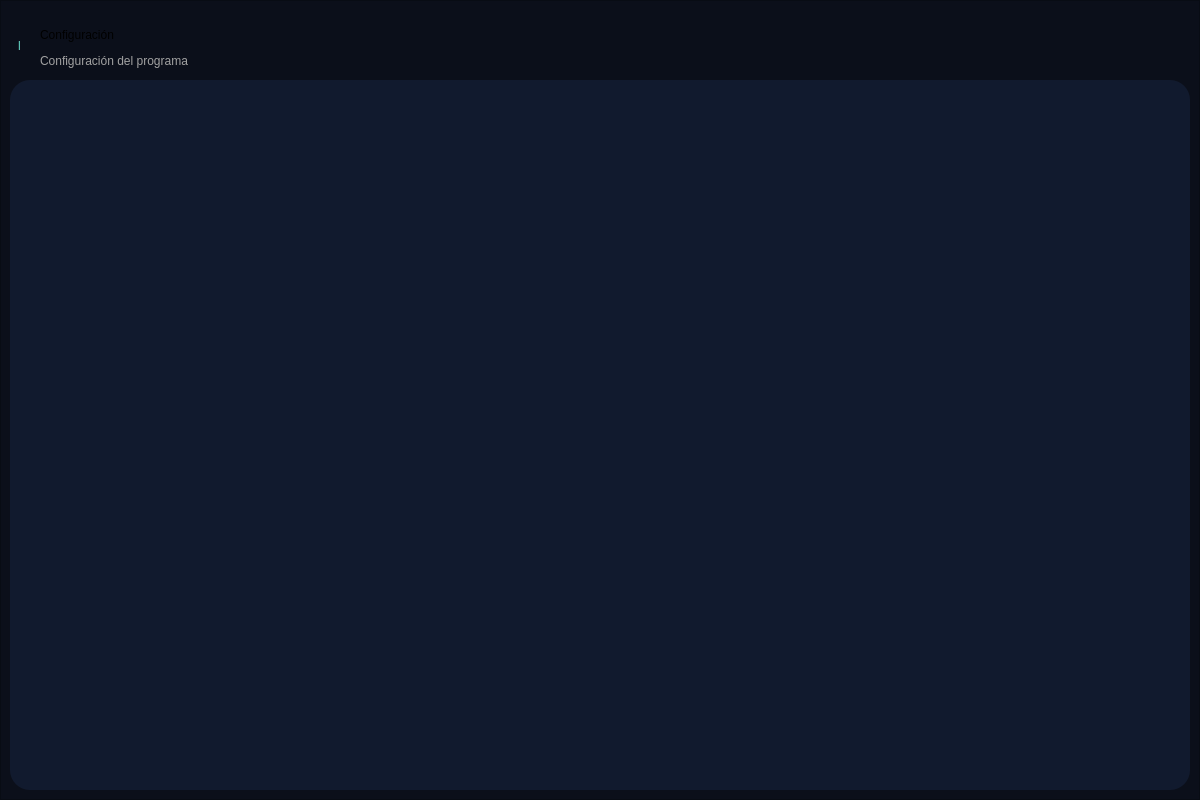
<?xml version="1.0" encoding="UTF-8"?>
<ui version="4.0">
 <class>Frm_Configuracion</class>
 <widget class="QWidget" name="Frm_Configuracion">
  <property name="geometry">
   <rect>
    <x>0</x>
    <y>0</y>
    <width>1200</width>
    <height>800</height>
   </rect>
  </property>
  <property name="windowTitle">
   <string>Form</string>
  </property>
  <property name="layoutDirection">
   <enum>Qt::LayoutDirection::RightToLeft</enum>
  </property>
  <layout class="QVBoxLayout" name="verticalLayout">
   <property name="spacing">
    <number>1</number>
   </property>
   <property name="leftMargin">
    <number>0</number>
   </property>
   <property name="topMargin">
    <number>0</number>
   </property>
   <property name="rightMargin">
    <number>0</number>
   </property>
   <property name="bottomMargin">
    <number>0</number>
   </property>
   <item>
    <widget class="QFrame" name="frame_Container">
     <property name="styleSheet">
      <string notr="true">background-color: rgb(11, 15, 26);</string>
     </property>
     <property name="frameShape">
      <enum>QFrame::Shape::StyledPanel</enum>
     </property>
     <property name="frameShadow">
      <enum>QFrame::Shadow::Raised</enum>
     </property>
     <layout class="QVBoxLayout" name="verticalLayout_9">
      <item>
       <widget class="QFrame" name="frame_head">
        <property name="maximumSize">
         <size>
          <width>16777215</width>
          <height>100</height>
         </size>
        </property>
        <property name="toolTip">
         <string/>
        </property>
        <property name="frameShape">
         <enum>QFrame::Shape::NoFrame</enum>
        </property>
        <property name="frameShadow">
         <enum>QFrame::Shadow::Raised</enum>
        </property>
        <widget class="QLabel" name="lb_pantalla">
         <property name="geometry">
          <rect>
           <x>30</x>
           <y>10</y>
           <width>350</width>
           <height>30</height>
          </rect>
         </property>
         <property name="styleSheet">
          <string notr="true">font: 700 20pt &quot;Arial&quot;;</string>
         </property>
         <property name="text">
          <string>Configuración</string>
         </property>
        </widget>
        <widget class="QLabel" name="lb_descripcion">
         <property name="geometry">
          <rect>
           <x>30</x>
           <y>40</y>
           <width>280</width>
           <height>21</height>
          </rect>
         </property>
         <property name="styleSheet">
          <string notr="true">font: 12pt &quot;Arial&quot;;
color: rgb(161, 161, 161);</string>
         </property>
         <property name="text">
          <string>Configuración del programa</string>
         </property>
        </widget>
        <widget class="QLabel" name="Line">
         <property name="geometry">
          <rect>
           <x>8</x>
           <y>11</y>
           <width>21</width>
           <height>50</height>
          </rect>
         </property>
         <property name="styleSheet">
          <string notr="true">color : rgb(101, 214, 198);
font: 72pt &quot;Segoe UI&quot;;</string>
         </property>
         <property name="text">
          <string>l</string>
         </property>
        </widget>
       </widget>
      </item>
      <item>
       <widget class="QFrame" name="frame_body">
        <property name="minimumSize">
         <size>
          <width>0</width>
          <height>710</height>
         </size>
        </property>
        <property name="styleSheet">
         <string notr="true">background-color: rgb(17, 26, 46);
border-radius: 20px;</string>
        </property>
        <property name="frameShape">
         <enum>QFrame::Shape::StyledPanel</enum>
        </property>
        <property name="frameShadow">
         <enum>QFrame::Shadow::Raised</enum>
        </property>
       </widget>
      </item>
     </layout>
    </widget>
   </item>
  </layout>
 </widget>
 <resources/>
 <connections/>
</ui>
